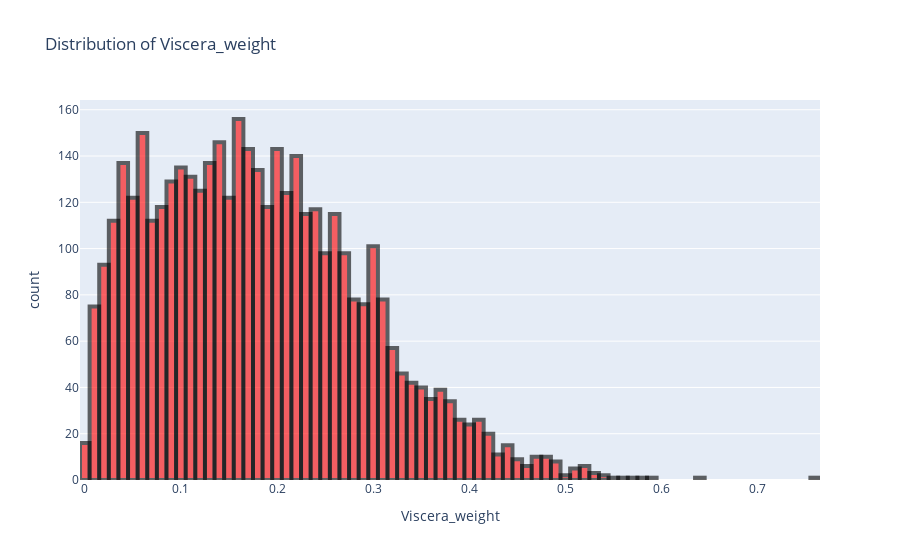

Source (notebook cell):
### Code cell
plt.figure(figsize=(20, 10))
fig = px.histogram(data_frame=abalone, x="Viscera_weight", title="Distribution of Viscera_weight")
fig.update_traces(marker={"color": "red", "opacity": 0.6, "line": {"width": 4, "color": "black"}})
fig.show()

### Figure 1 — Plotly figure (JSON) as saved in the notebook; plotly's stock layout.template omitted (floating-point values rounded to 4 significant figures; data arrays with more than 128 entries replaced by an {"elided": "..."} marker saying what was removed)
{"data": [{"alignmentgroup": "True", "bingroup": "x", "hovertemplate": "Viscera_weight=%{x}<br>count=%{y}<extra></extra>", "legendgroup": "", "marker": {"color": "red", "line": {"color": "black", "width": 4}, "opacity": 0.6, "pattern": {"shape": ""}}, "name": "", "offsetgroup": "", "orientation": "v", "showlegend": false, "type": "histogram", "x": {"elided": "4177 float values"}, "xaxis": "x", "yaxis": "y"}], "layout": {"barmode": "relative", "legend": {"tracegroupgap": 0}, "title": {"text": "Distribution of Viscera_weight"}, "xaxis": {"anchor": "y", "domain": [0, 1], "title": {"text": "Viscera_weight"}}, "yaxis": {"anchor": "x", "domain": [0, 1], "title": {"text": "count"}}}}
